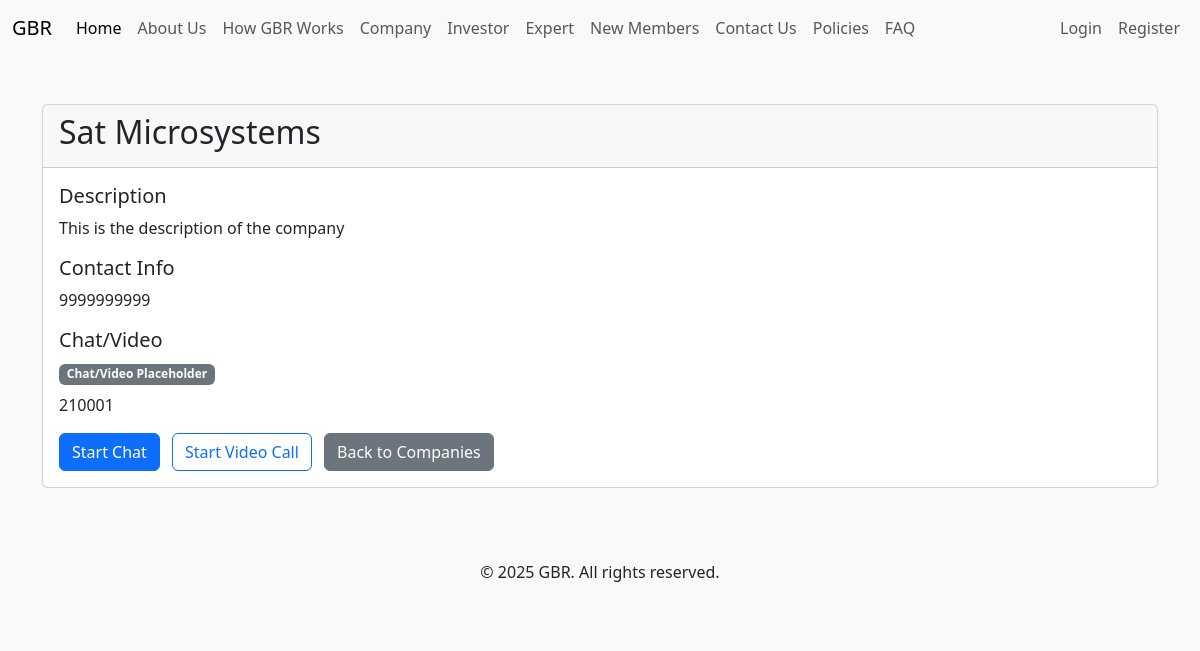
Page /listings/company/1/ on the committed database.
### core/models.py (models this page shows, shortened)
class Company(models.Model):
    name = models.CharField(max_length=150)
    industry = models.ForeignKey(Industry, on_delete=models.CASCADE, related_name='companies')
    description = models.TextField()
    contact_info = models.CharField(max_length=255)
    chat_code = models.CharField(max_length=255, blank=True)

### core/views.py (the view)
# urls.py: path('listings/company/<int:company_id>/', views.company_detail, name='company_detail'),
def company_detail(request, company_id):
    company = get_object_or_404(Company, id=company_id)
    return render(request, 'listings/company_detail.html', {'company': company})

### templates/listings/company_detail.html
{% extends 'base.html' %}
{% block content %}
<div class="card mb-4">
    <div class="card-header">
        <h2>{{ company.name }}</h2>
    </div>
    <div class="card-body">
        <h5 class="card-title">Description</h5>
        <p class="card-text">{{ company.description }}</p>
        <h5 class="card-title">Contact Info</h5>
        <p class="card-text">{{ company.contact_info }}</p>
        <h5 class="card-title">Chat/Video</h5>
        <div class="mb-3">
            <span class="badge bg-secondary">Chat/Video Placeholder</span>
            {% if company.chat_code %}
                <div class="mt-2">{{ company.chat_code|safe }}</div>
            {% endif %}
        </div>
        <a href="{% url 'chat' company.id %}" class="btn btn-primary">Start Chat</a>
        <a href="{% url 'video_chat' company.id %}" class="btn btn-outline-primary ms-2">Start Video Call</a>
        <a href="{% url 'list_companies' company.industry.id %}" class="btn btn-secondary ms-2">Back to Companies</a>
    </div>
</div>
{% endblock %}

### static/css/style.css (style rules this page uses)
body { font-family: 'Segoe UI', Arial, sans-serif; background-color: #f8f9fa; }

### rows in the picture
Company: name "Sat Microsystems", description "This is the description of the company", contact_info "9999999999", chat_code "210001"
